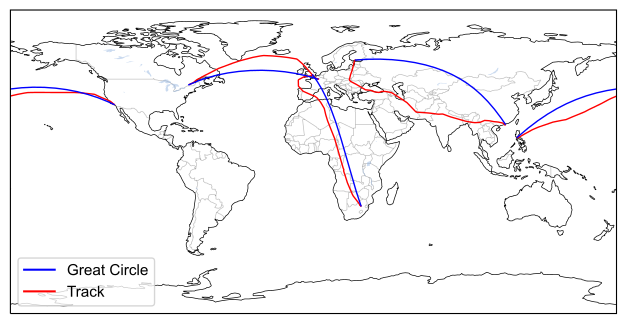

The Python source for this figure:
#%%
# runs code as interactive cell 
# https://code.visualstudio.com/docs/python/jupyter-support-py

# IMPORTS #######################################

# plotting
import matplotlib.pyplot as plt
import matplotlib.font_manager as font_manager
# geographic plotting
import cartopy.crs as ccrs
import cartopy.feature as cfeature
import shapely.geometry as sgeom
# unit conversion
cm = 1/2.54 # for inches-cm conversion
# time manipulation
from datetime import datetime
# data science
import numpy as np
import pandas as pd

# i/o
from pathlib import PurePath, Path

# SETUP #########################################

plt.rcParams.update({
    "text.usetex": False,
    "font.family": "Arial",
    'font.size': 11
})

# DATA IMPORT ###################################

df_finnair = pd.read_csv(
    filepath_or_buffer = 'data/AY99_2f2a9256.csv',
    sep = ',',
    header = 'infer',
    index_col = False,
)
df_british = pd.read_csv(
    filepath_or_buffer = 'data/BA57_301ab0b0.csv',
    sep = ',',
    header = 'infer',
    index_col = False,
)
df_pal= pd.read_csv(
    filepath_or_buffer = 'data/PR102_3056874f.csv',
    sep = ',',
    header = 'infer',
    index_col = False,
)
df_airfrance= pd.read_csv(
    filepath_or_buffer = 'data/3138ab42.csv',
    sep = ',',
    header = 'infer',
    index_col = False,
)

# DATA MANIPULATION #############################

def extract_coordinates_from_csv(
        df: pd.DataFrame,
        column_name: str = 'Position'
) -> pd.DataFrame:
    df_coords: pd.DataFrame = df[column_name].str.split(',', expand=True).astype(float)
    df_coords.columns = ['lat', 'lon']
    ls_coords = sgeom.LineString(
        zip(
            df_coords['lon'],
            df_coords['lat']
        )
    )
    lat_cities: list = [df_coords['lat'].iloc[0], df_coords['lat'].iloc[-1]]
    lon_cities: list = [df_coords['lon'].iloc[0], df_coords['lon'].iloc[-1]]
    return ls_coords, lat_cities, lon_cities

finnair_track, lat_finnair, lon_finnair = extract_coordinates_from_csv(
    df = df_finnair,
    column_name = 'Position'
)
british_track, lat_british, lon_british = extract_coordinates_from_csv(
    df = df_british,
    column_name = 'Position'
)
pal_track, lat_pal, lon_pal = extract_coordinates_from_csv(
    df = df_pal,
    column_name = 'Position'
)
airfrance_track, lat_airfrance, lon_airfrance = extract_coordinates_from_csv(
    df = df_airfrance,
    column_name = 'Position'
)

# FIGURE ########################################

# SETUP ######################

# https://stackoverflow.com/a/60724892/
plateCr = ccrs.PlateCarree()
plateCr._threshold = plateCr._threshold/10.

fig = plt.figure(
    num = 'main',
    dpi = 300,
    figsize=(30*cm, 10*cm), # A4=(210x297)mm
)
ax = plt.subplot(
    projection=plateCr,
)

# https://scitools.org.uk/cartopy/docs/latest/gallery/lines_and_polygons/features.html#features
ax.add_feature(cfeature.BORDERS, alpha=0.25, linewidth=0.5)
ax.add_feature(cfeature.LAKES, alpha=0.5, linewidth=0.5)
ax.add_feature(cfeature.COASTLINE, linewidth=0.5)
ax.set_global()

# DATA #######################

# AXIS LIMITS ################

# TICKS AND LABELS ###########

# GRIDS ######################

# AXIS LABELS ################

# PLOTTING ###################

ax.add_geometries(
    geoms = finnair_track,
    crs = ccrs.PlateCarree(),
    facecolor = 'none',
    edgecolor = 'red',
    linewidth = 1
)
ax.add_geometries(
    geoms = british_track,
    crs = ccrs.PlateCarree(),
    facecolor = 'none',
    edgecolor = 'red',
    linewidth = 1
)
ax.add_geometries(
    geoms = pal_track,
    crs = ccrs.Geodetic(),
    facecolor = 'none',
    edgecolor = 'red',
    linewidth = 1
)
ax.add_geometries(
    geoms = airfrance_track,
    crs = ccrs.PlateCarree(),
    facecolor = 'none',
    edgecolor = 'red',
    linewidth = 1
)

ax.plot(
    lon_finnair,
    lat_finnair,
    color='blue',
    transform=ccrs.Geodetic(),
    linewidth = 1,
)
ax.plot(
    lon_british,
    lat_british,
    color='blue',
    transform=ccrs.Geodetic(),
    linewidth = 1
)
ax.plot(
    lon_pal,
    lat_pal,
    color='blue',
    transform=ccrs.Geodetic(),
    linewidth = 1
)
ax.plot(
    lon_airfrance,
    lat_airfrance,
    color='blue',
    transform=ccrs.Geodetic(),
    linewidth = 1
)

# LEGEND ####################

from matplotlib.lines import Line2D

legend_elements = [
    Line2D(
        xdata = [0],
        ydata = [0],
        color = 'blue',
        linestyle = '-',
        label='Great Circle'
    ),
    Line2D(
        xdata = [0],
        ydata = [0],
        color = 'red',
        linestyle = '-',
        label='Track'
    ),
]

ax.legend(
    handles=legend_elements,
    loc='lower left',
)

# EXPORT #########################################

file_path = os.path.abspath(__file__)
file_name = os.path.splitext(os.path.basename(file_path))[0]
figure_name: str = str(file_name + '.pdf')

plt.savefig(
    fname = figure_name,
    format="pdf",
    bbox_inches='tight',
    transparent = False
)
# %%
